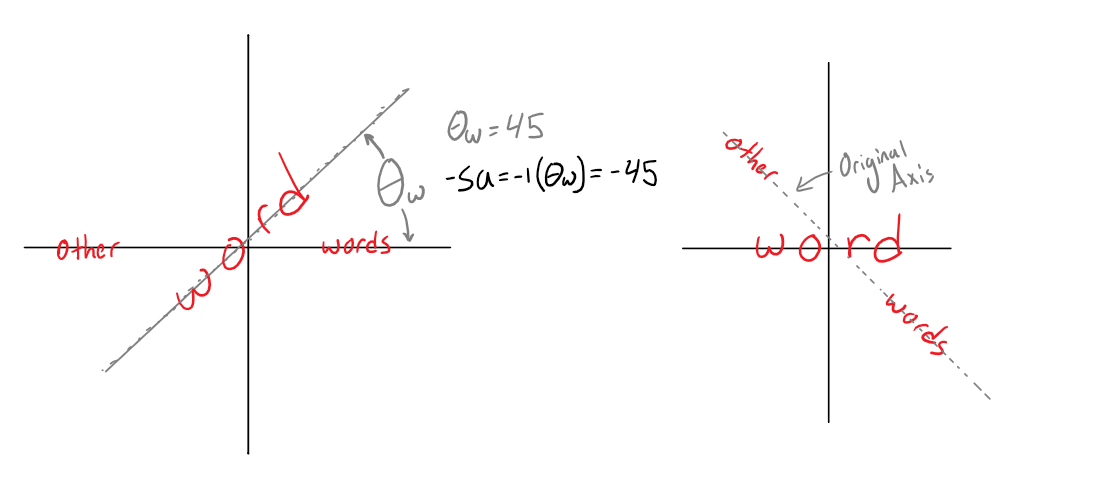
#> input picture images/AngleAction.png, 1107 x 492 px
$ python -i PreProcessing.py   (imports and definitions only)
#> lines starting #> are read from the running program, lines starting #| are printed output that depends on the picture
'''
This programs function is as follows:
Segment the image according to a given grid
'''

from inspect import Attribute
from os import remove
import cv2
import numpy as np
import sys
import math
import time
import matplotlib.pyplot as plt
import scipy
from pylsd import lsd
from PostProcessing import *

# this function defines where the image is to be segmented based on a grid
# [71 lines left out: functions defSegmentsGrid, defSegmentsExact, detectInversion, contrastFunction, contrastFunctionFast, contrastPeaks, not called in this run]

# IMAGE CLASS (10/20/22)
class Image:

    # [212 lines left out: functions __init__, convertToGray, invert, guessBitDepth, highPassGaussian, increaseContrast and 6 more, not called in this run]

class Contours:

    # [61 lines left out: functions __init__, reformatContours, cropLocations, bbox2D, cleanByRatio, removeSmallSquares and 2 more, not called in this run]

    def getContours(self):
        return self.cnts

    def getHeirarchy(self):
        return self.heirarchy


class Lines:

    # [14 lines left out: function __init__, not called in this run]

    def getSegments(self):
        return self.segments

    def sortConstants(self, tautheta, epsilons):
        self.tautheta = tautheta
        self.epsilons = epsilons

    def taus(self, segment):
        taus = self.epsilons * segment[5]
        return taus

    # sorts lines by decreasing length
    # [219 lines left out: functions sortLength, similarAngle, similarX, similarY, mergeTwoLines, mergeLines and 2 more, not called in this run]

>>> import cv2
>>> picture = cv2.imread('images/AngleAction.png')
#> picture is the input picture: shape (492, 1107, 3); mean B, G, R 251.4, 251.3, 252.5
>>> result = Contours(picture).reformatContours()
#> in __init__, `ret, th1 = cv2.threshold(image, 28, 255, cv2.THRESH_BINARY_INV)`:
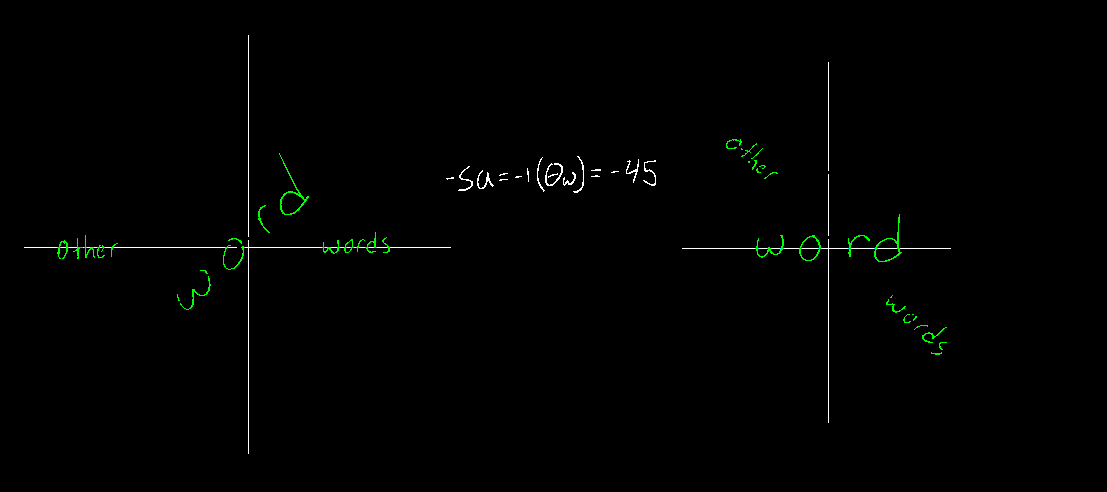
#> th1: shape (492, 1107, 3); mean B, G, R 1, 1.8, 1
#> in __init__, `dilation = cv2.dilate(bw, kernel, iterations = 14)`:
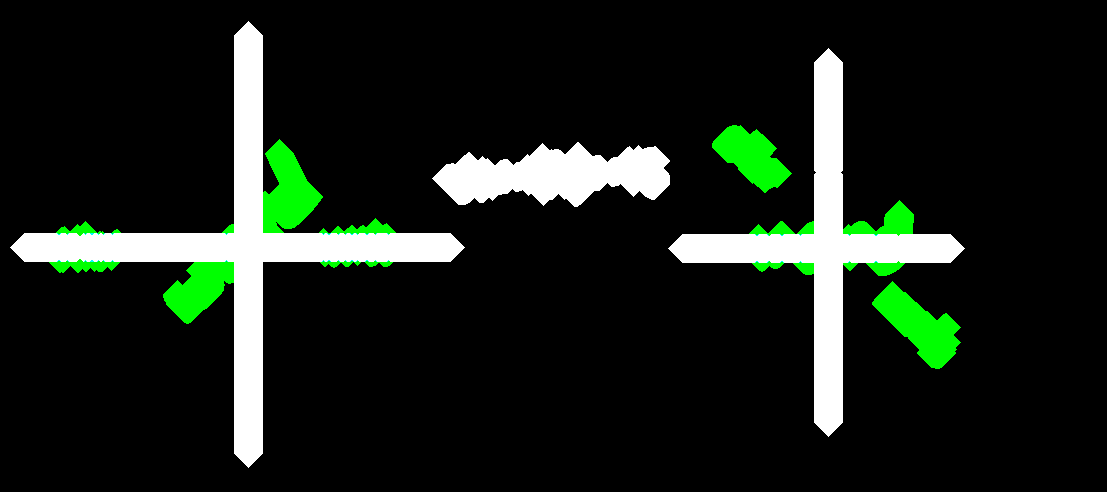
#> dilation: shape (492, 1107, 3); mean B, G, R 24.4, 32, 24.4
#> (the run stopped early here; a loop or call above may not have finished)
